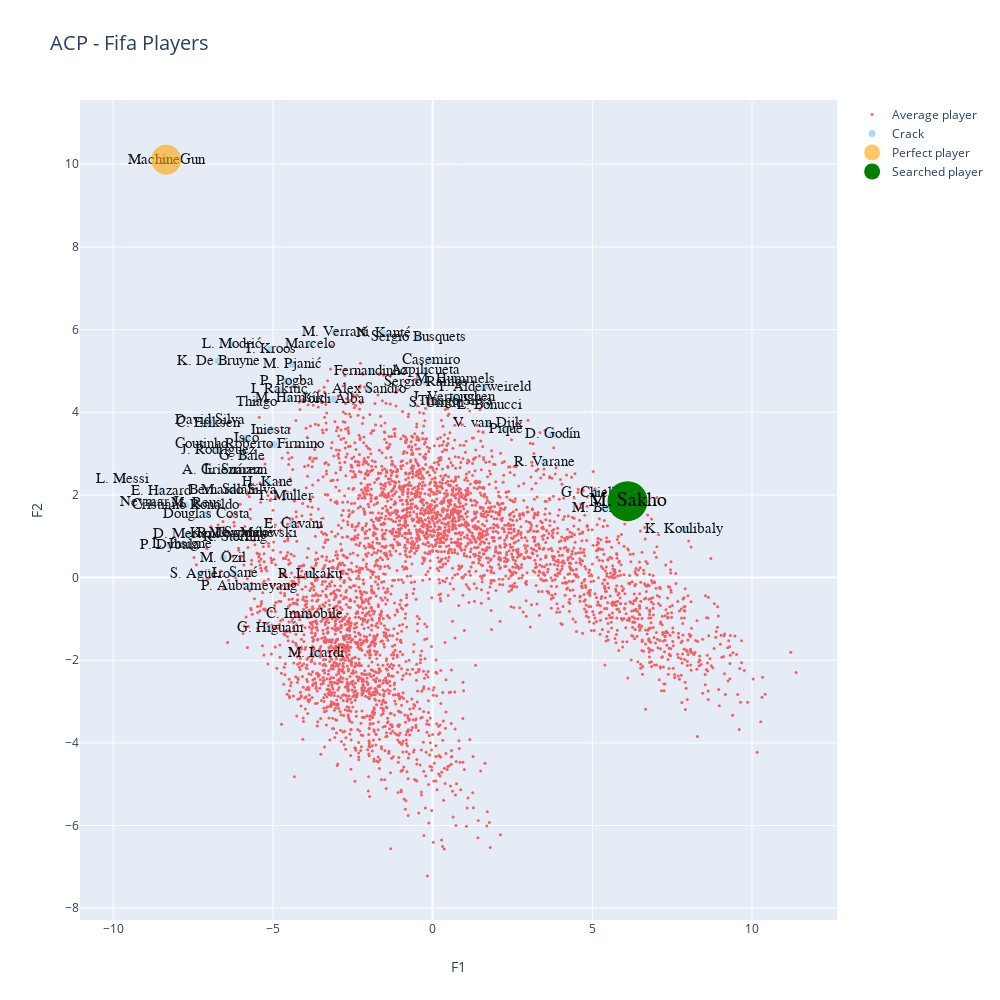

Write notebook code for a chart like this one.
### Code cell
#Graph 2

#Choose your player
recherche_joueur=df_acp["Name"]=='M. Sakho'

bool_crack=df_acp["Overall"] > 85
bool_no_crack=df_acp["Overall"]<86
bool_machinegun=df_acp["Name"]=='MachineGun'

palette=['navy','red','#A2D5F2','orange','green','pink']  
data=[]

acp_crack =go.Scatter(x=X_projected[bool_crack,0], y=X_projected[bool_crack,1],name='Crack',
                      text=df_acp.loc[bool_crack,'Name'],
                      textfont=dict(family='sans serif',size=15,color='black'),
                      opacity=0.9,marker=dict(color=palette[2],size=7),mode='markers+text')

acp_no_crack =go.Scatter(x=X_projected[bool_no_crack,0], y=X_projected[bool_no_crack,1],name='Average player',
                         text=df_acp.loc[bool_no_crack,'Name'],
                         opacity=0.6,marker=dict(color=palette[1],size=3),mode='markers')

acp_machinegun =go.Scatter(x=X_projected[bool_machinegun,0], y=X_projected[bool_machinegun,1],name='Perfect player',
                           textfont=dict(family='sans serif',size=20,color='black'),
                           opacity=0.6,marker=dict(color=palette[3],size=30),mode='markers+text')


joueur_recherche =go.Scatter(x=X_projected[recherche_joueur,0], y=X_projected[recherche_joueur,1],name='Searched player',
                           text=df_acp.loc[recherche_joueur,'Name'],
                            textfont=dict(family='sans serif',size=20,color='black'),
                           opacity=1,marker=dict(color=palette[4],size=40),mode='markers+text')

data=[acp_no_crack,acp_crack,acp_machinegun,joueur_recherche]

layout = go.Layout(title="ACP - Fifa Players",titlefont=dict(size=20),
                xaxis=dict(title='F1'),
                yaxis=dict(title='F2'),
                autosize=False, width=1000,height=1000)

fig = go.Figure(data=data, layout=layout)

iplot(fig)

### Figure 1 — Plotly figure (JSON) as saved in the notebook; plotly's stock layout.template omitted (floating-point values rounded to 4 significant figures; data arrays with more than 128 entries replaced by an {"elided": "..."} marker saying what was removed)
{"data": [{"marker": {"color": "red", "size": 3}, "mode": "markers", "name": "Average player", "opacity": 0.6, "text": {"elided": "4247 str values"}, "type": "scatter", "x": {"elided": "4247 float values"}, "y": {"elided": "4247 float values"}}, {"marker": {"color": "#A2D5F2", "size": 7}, "mode": "markers+text", "name": "Crack", "opacity": 0.9, "text": ["L. Messi", "Cristiano Ronaldo", "Neymar Jr", "K. De Bruyne", "E. Hazard", "L. Modrić", "L. Suárez", "Sergio Ramos", "R. Lewandowski", "T. Kroos", "D. Godín", "David Silva", "N. Kanté", "P. Dybala", "H. Kane", "A. Griezmann", "Sergio Busquets", "E. Cavani", "S. Agüero", "G. Chiellini", "K. Mbappé", "M. Salah", "Casemiro", "J. Rodríguez", "L. Insigne", "Isco", "C. Eriksen", "Coutinho", "P. Aubameyang", "M. Hummels", "Marcelo", "G. Bale", "G. Higuaín", "Thiago Silva", "S. Umtiti", "M. Icardi", "K. Koulibaly", "P. Pogba", "R. Lukaku", "C. Immobile", "Jordi Alba", "D. Mertens", "J. Vertonghen", "M. Hamšík", "I. Rakitić", "Piqué", "L. Sané", "Bernardo Silva", "S. Mané", "V. van Dijk", "R. Sterling", "Roberto Firmino", "R. Varane", "M. Verratti", "Alex Sandro", "Douglas Costa", "T. Müller", "Thiago", "M. Reus", "Azpilicueta", "L. Bonucci", "T. Alderweireld", "M. Pjanić", "M. Benatia", "M. Özil", "Fernandinho", "Iniesta", "MachineGun"], "textfont": {"color": "black", "family": "sans serif", "size": 15}, "type": "scatter", "x": [-9.716, -7.725, -8.78, -6.713, -8.492, -6.294, -6.256, -0.2162, -5.817, -5.098, 3.745, -6.971, -1.527, -8.22, -5.183, -6.503, -0.4542, -4.359, -7.267, 5.128, -6.513, -6.391, -0.04391, -6.718, -7.841, -5.812, -7.016, -7.243, -5.751, 0.6881, -3.825, -5.98, -5.093, 0.7263, 0.1109, -3.639, 7.878, -4.565, -3.846, -4.005, -3.095, -7.682, 0.6825, -4.473, -4.798, 2.296, -6.197, -6.26, -5.755, 1.736, -6.172, -4.958, 3.512, -3.049, -1.987, -7.068, -4.605, -5.521, -7.397, -0.2267, 1.794, 1.622, -4.399, 5.397, -6.551, -1.93, -5.068, -8.339], "y": [2.377, 1.749, 1.815, 5.24, 2.093, 5.641, 2.605, 4.735, 1.064, 5.524, 3.459, 3.801, 5.913, 0.7731, 2.309, 2.588, 5.825, 1.294, 0.0915, 2.04, 1.08, 2.113, 5.255, 3.076, 0.7976, 3.368, 3.723, 3.22, -0.2189, 4.808, 5.647, 2.934, -1.224, 4.266, 4.227, -1.843, 1.161, 4.751, 0.08689, -0.8769, 4.314, 1.039, 4.369, 4.338, 4.55, 3.58, 0.09359, 2.115, 1.077, 3.725, 0.9711, 3.222, 2.789, 5.935, 4.545, 1.53, 1.966, 4.249, 1.796, 5.009, 4.158, 4.612, 5.163, 1.682, 0.4773, 4.992, 3.574, 10.11]}, {"marker": {"color": "orange", "size": 30}, "mode": "markers+text", "name": "Perfect player", "opacity": 0.6, "textfont": {"color": "black", "family": "sans serif", "size": 20}, "type": "scatter", "x": [-8.339], "y": [10.11]}, {"marker": {"color": "green", "size": 40}, "mode": "markers+text", "name": "Searched player", "opacity": 1, "text": ["M. Sakho"], "textfont": {"color": "black", "family": "sans serif", "size": 20}, "type": "scatter", "x": [6.103], "y": [1.849]}], "layout": {"autosize": false, "height": 1000, "title": {"font": {"size": 20}, "text": "ACP - Fifa Players"}, "width": 1000, "xaxis": {"title": {"text": "F1"}}, "yaxis": {"title": {"text": "F2"}}}}
